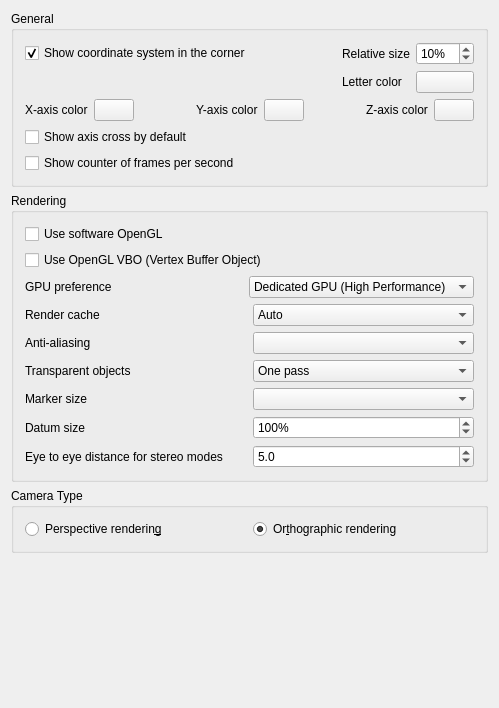
<?xml version="1.0" encoding="UTF-8"?>
<ui version="4.0">
 <class>Gui::Dialog::DlgSettings3DView</class>
 <widget class="QWidget" name="Gui::Dialog::DlgSettings3DView">
  <property name="geometry">
   <rect>
    <x>0</x>
    <y>0</y>
    <width>499</width>
    <height>708</height>
   </rect>
  </property>
  <property name="windowTitle">
   <string>3D View</string>
  </property>
  <layout class="QVBoxLayout" name="verticalLayout_2">
   <item>
    <widget class="QGroupBox" name="GroupBoxGeneral">
     <property name="enabled">
      <bool>true</bool>
     </property>
     <property name="title">
      <string>General</string>
     </property>
     <layout class="QVBoxLayout" name="verticalLayout">
      <item>
       <layout class="QGridLayout" name="gridLayoutCoord">
        <item row="0" column="0">
         <widget class="Gui::PrefCheckBox" name="CheckBox_CornerCoordSystem">
          <property name="toolTip">
           <string>Main coordinate system will always be shown in
lower right corner within opened files</string>
          </property>
          <property name="text">
           <string>Show coordinate system in the corner</string>
          </property>
          <property name="checked">
           <bool>true</bool>
          </property>
          <property name="prefEntry" stdset="0">
           <cstring>CornerCoordSystem</cstring>
          </property>
          <property name="prefPath" stdset="0">
           <cstring>View</cstring>
          </property>
         </widget>
        </item>
        <item row="0" column="1">
         <spacer name="horizontalSpacerCoord">
          <property name="orientation">
           <enum>Qt::Orientation::Horizontal</enum>
          </property>
          <property name="sizeHint" stdset="0">
           <size>
            <width>40</width>
            <height>0</height>
           </size>
          </property>
         </spacer>
        </item>
        <item row="0" column="2">
         <widget class="QLabel" name="labelCoordSize">
          <property name="text">
           <string>Relative size</string>
          </property>
          <property name="alignment">
           <set>Qt::AlignmentFlag::AlignRight|Qt::AlignmentFlag::AlignTrailing|Qt::AlignmentFlag::AlignVCenter</set>
          </property>
         </widget>
        </item>
        <item row="0" column="3">
         <widget class="Gui::PrefSpinBox" name="SpinBox_CornerCoordSystemSize">
          <property name="toolTip">
           <string>Size of main coordinate system representation
in the corner in % of height/width of the viewport</string>
          </property>
          <property name="suffix">
           <string notr="true">%</string>
          </property>
          <property name="minimum">
           <number>2</number>
          </property>
          <property name="maximum">
           <number>100</number>
          </property>
          <property name="value">
           <number>10</number>
          </property>
          <property name="prefEntry" stdset="0">
           <cstring>CornerCoordSystemSize</cstring>
          </property>
          <property name="prefPath" stdset="0">
           <cstring>View</cstring>
          </property>
         </widget>
        </item>
        <item row="1" column="2">
         <widget class="QLabel" name="axisLetterColorLabel">
          <property name="text">
           <string>Letter color</string>
          </property>
         </widget>
        </item>
        <item row="1" column="3">
         <widget class="Gui::PrefColorButton" name="axisLetterColor">
          <property name="toolTip">
           <string>Axis letter and FPS counter color</string>
          </property>
          <property name="color">
           <color>
            <red>0</red>
            <green>0</green>
            <blue>0</blue>
           </color>
          </property>
          <property name="prefEntry" stdset="0">
           <cstring>AxisLetterColor</cstring>
          </property>
          <property name="prefPath" stdset="0">
           <cstring>View</cstring>
          </property>
         </widget>
        </item>
       </layout>
      </item>
      <item>
       <layout class="QHBoxLayout" name="horizontalLayout_2">
        <item>
         <widget class="QLabel" name="xAxisLabel">
          <property name="text">
           <string>X-axis color</string>
          </property>
         </widget>
        </item>
        <item>
         <widget class="Gui::PrefColorButton" name="xAxisColor">
          <property name="text">
           <string/>
          </property>
          <property name="color">
           <color>
            <red>204</red>
            <green>51</green>
            <blue>51</blue>
           </color>
          </property>
          <property name="prefEntry" stdset="0">
           <cstring>AxisXColor</cstring>
          </property>
          <property name="prefPath" stdset="0">
           <cstring>View</cstring>
          </property>
         </widget>
        </item>
        <item>
         <spacer name="horizontalSpacer_2">
          <property name="orientation">
           <enum>Qt::Orientation::Horizontal</enum>
          </property>
          <property name="sizeHint" stdset="0">
           <size>
            <width>40</width>
            <height>20</height>
           </size>
          </property>
         </spacer>
        </item>
        <item>
         <widget class="QLabel" name="yAxisLabel">
          <property name="text">
           <string>Y-axis color</string>
          </property>
         </widget>
        </item>
        <item>
         <widget class="Gui::PrefColorButton" name="yAxisColor">
          <property name="text">
           <string/>
          </property>
          <property name="color">
           <color>
            <red>51</red>
            <green>204</green>
            <blue>51</blue>
           </color>
          </property>
          <property name="prefEntry" stdset="0">
           <cstring>AxisYColor</cstring>
          </property>
          <property name="prefPath" stdset="0">
           <cstring>View</cstring>
          </property>
         </widget>
        </item>
        <item>
         <spacer name="horizontalSpacer_3">
          <property name="orientation">
           <enum>Qt::Orientation::Horizontal</enum>
          </property>
          <property name="sizeHint" stdset="0">
           <size>
            <width>40</width>
            <height>20</height>
           </size>
          </property>
         </spacer>
        </item>
        <item>
         <widget class="QLabel" name="zAxisLabel">
          <property name="text">
           <string>Z-axis color</string>
          </property>
         </widget>
        </item>
        <item>
         <widget class="Gui::PrefColorButton" name="zAxisColor">
          <property name="text">
           <string/>
          </property>
          <property name="color">
           <color>
            <red>51</red>
            <green>51</green>
            <blue>204</blue>
           </color>
          </property>
          <property name="prefEntry" stdset="0">
           <cstring>AxisZColor</cstring>
          </property>
          <property name="prefPath" stdset="0">
           <cstring>View</cstring>
          </property>
         </widget>
        </item>
       </layout>
      </item>
      <item>
       <widget class="Gui::PrefCheckBox" name="CheckBox_ShowAxisCross">
        <property name="toolTip">
         <string>Axis cross will be shown by default at file
opening or creation</string>
        </property>
        <property name="text">
         <string>Show axis cross by default</string>
        </property>
        <property name="prefEntry" stdset="0">
         <cstring>ShowAxisCross</cstring>
        </property>
        <property name="prefPath" stdset="0">
         <cstring>View</cstring>
        </property>
       </widget>
      </item>
      <item>
       <widget class="Gui::PrefCheckBox" name="CheckBox_ShowFPS">
        <property name="toolTip">
         <string>Time needed for last operation and resulting frame rate
will be shown at the lower left corner in opened files</string>
        </property>
        <property name="text">
         <string>Show counter of frames per second</string>
        </property>
        <property name="prefEntry" stdset="0">
         <cstring>ShowFPS</cstring>
        </property>
        <property name="prefPath" stdset="0">
         <cstring>View</cstring>
        </property>
       </widget>
      </item>
     </layout>
    </widget>
   </item>
   <item>
    <widget class="QGroupBox" name="GroupBox12">
     <property name="enabled">
      <bool>true</bool>
     </property>
     <property name="title">
      <string>Rendering</string>
     </property>
     <layout class="QVBoxLayout" name="verticalLayout_3">
      <item>
       <widget class="Gui::PrefCheckBox" name="CheckBox_use_SW_OpenGL">
        <property name="toolTip">
         <string>This option is useful for troubleshooting graphics card and driver problems.
Changing this option requires a restart of the application.</string>
        </property>
        <property name="text">
         <string>Use software OpenGL</string>
        </property>
        <property name="prefEntry" stdset="0">
         <cstring>UseSoftwareOpenGL</cstring>
        </property>
        <property name="prefPath" stdset="0">
         <cstring>OpenGL</cstring>
        </property>
       </widget>
      </item>
      <item>
       <widget class="Gui::PrefCheckBox" name="CheckBox_useVBO">
        <property name="toolTip">
         <string>If selected, Vertex Buffer Objects (VBO) will be used.
A VBO is an OpenGL feature that provides methods for uploading
vertex data (position, normal vector, color, etc.) to the graphics card.
VBOs offer substantial performance gains because the data resides
in the graphics memory rather than the system memory and so it
can be rendered directly by the GPU.

Note: Sometimes this feature may lead to a host of different
issues ranging from graphical anomalies to GPU crash bugs. Remember to
report this setting as enabled when seeking support.</string>
        </property>
        <property name="text">
         <string>Use OpenGL VBO (Vertex Buffer Object)</string>
        </property>
        <property name="prefEntry" stdset="0">
         <cstring>UseVBO</cstring>
        </property>
        <property name="prefPath" stdset="0">
         <cstring>View</cstring>
        </property>
       </widget>
      </item>
      <item>
       <layout class="QHBoxLayout" name="gpuPreferenceLayout">
        <item>
         <widget class="QLabel" name="gpuPreferenceLabel">
          <property name="text">
           <string>GPU preference</string>
          </property>
         </widget>
        </item>
        <item>
         <widget class="Gui::PrefComboBox" name="comboBox_gpuPreference">
          <property name="toolTip">
           <string>Select which GPU to prefer for rendering.
Dedicated GPU (default) requests the discrete/high-performance GPU on laptops with switchable graphics (NVIDIA Optimus / AMD PowerXpress).
Integrated GPU may save battery on laptops.
Changing this option requires a restart of the application.</string>
          </property>
          <item>
           <property name="text">
            <string>Dedicated GPU (High Performance)</string>
           </property>
          </item>
          <item>
           <property name="text">
            <string>Integrated GPU (Power Saving)</string>
           </property>
          </item>
          <property name="prefEntry" stdset="0">
           <cstring>GpuPreference</cstring>
          </property>
          <property name="prefPath" stdset="0">
           <cstring>OpenGL</cstring>
          </property>
         </widget>
        </item>
       </layout>
      </item>
      <item>
       <layout class="QGridLayout" name="gridLayout">
        <item row="0" column="0">
         <widget class="QLabel" name="renderCacheLabel">
          <property name="text">
           <string>Render cache</string>
          </property>
         </widget>
        </item>
        <item row="5" column="0">
         <widget class="QLabel" name="textLabel1">
          <property name="text">
           <string>Eye to eye distance for stereo modes</string>
          </property>
         </widget>
        </item>
        <item row="0" column="1">
         <widget class="QComboBox" name="renderCache">
          <property name="minimumSize">
           <size>
            <width>120</width>
            <height>0</height>
           </size>
          </property>
          <property name="toolTip">
           <string>'Render caching' is another way to say 'Rendering acceleration'.
There are 3 options available to achieve this:
1) 'Auto' (default), let Coin3D decide where to cache.
2) 'Distributed', manually turn on cache for all view provider root node.
3) 'Centralized', manually turn off cache in all nodes of all view provider, and
only cache at the scene graph root node. This offers the fastest rendering speed
but slower response to any scene changes.</string>
          </property>
          <property name="currentIndex">
           <number>0</number>
          </property>
          <item>
           <property name="text">
            <string>Auto</string>
           </property>
          </item>
          <item>
           <property name="text">
            <string>Distributed</string>
           </property>
          </item>
          <item>
           <property name="text">
            <string>Centralized</string>
           </property>
          </item>
         </widget>
        </item>
        <item row="1" column="1">
         <widget class="QComboBox" name="comboAliasing">
          <property name="minimumSize">
           <size>
            <width>120</width>
            <height>0</height>
           </size>
          </property>
          <property name="toolTip">
           <string>Method of multisample anti-aliasing</string>
          </property>
         </widget>
        </item>
        <item row="1" column="0">
         <widget class="QLabel" name="aliasingLAbel">
          <property name="text">
           <string>Anti-aliasing</string>
          </property>
         </widget>
        </item>
        <item row="5" column="1">
         <widget class="Gui::PrefDoubleSpinBox" name="FloatSpinBox_EyeDistance">
          <property name="minimumSize">
           <size>
            <width>120</width>
            <height>0</height>
           </size>
          </property>
          <property name="toolTip">
           <string>Eye-to-eye distance used for stereo projections.
The specified value is a factor that will be multiplied with the
bounding box size of the 3D object that is currently displayed.</string>
          </property>
          <property name="decimals">
           <number>1</number>
          </property>
          <property name="minimum">
           <double>0.100000000000000</double>
          </property>
          <property name="maximum">
           <double>1000.000000000000000</double>
          </property>
          <property name="singleStep">
           <double>2.000000000000000</double>
          </property>
          <property name="value">
           <double>5.000000000000000</double>
          </property>
          <property name="prefEntry" stdset="0">
           <cstring>EyeDistance</cstring>
          </property>
          <property name="prefPath" stdset="0">
           <cstring>View</cstring>
          </property>
         </widget>
        </item>
        <item row="2" column="1">
         <widget class="Gui::PrefComboBox" name="comboTransparentRender">
          <property name="minimumSize">
           <size>
            <width>120</width>
            <height>0</height>
           </size>
          </property>
          <property name="toolTip">
           <string>Render types of transparent objects</string>
          </property>
          <property name="prefEntry" stdset="0">
           <cstring>TransparentObjectRenderType</cstring>
          </property>
          <property name="prefPath" stdset="0">
           <cstring>View</cstring>
          </property>
          <item>
           <property name="text">
            <string>One pass</string>
           </property>
          </item>
          <item>
           <property name="text">
            <string>Backface pass</string>
           </property>
          </item>
         </widget>
        </item>
        <item row="2" column="0">
         <widget class="QLabel" name="transparentRenderLabel">
          <property name="toolTip">
           <string/>
          </property>
          <property name="text">
           <string>Transparent objects</string>
          </property>
         </widget>
        </item>
        <item row="3" column="0">
         <widget class="QLabel" name="markerSizeLabel">
          <property name="toolTip">
           <string/>
          </property>
          <property name="text">
           <string>Marker size</string>
          </property>
         </widget>
        </item>
        <item row="3" column="1">
         <widget class="QComboBox" name="boxMarkerSize">
          <property name="minimumSize">
           <size>
            <width>120</width>
            <height>0</height>
           </size>
          </property>
          <property name="toolTip">
           <string>Size of vertices in the Sketcher, TechDraw and other workbenches</string>
          </property>
         </widget>
        </item>
        <item row="4" column="0">
         <widget class="QLabel" name="markerSizeLabel_2">
          <property name="toolTip">
           <string/>
          </property>
          <property name="text">
           <string>Datum size</string>
          </property>
         </widget>
        </item>
        <item row="4" column="1">
         <widget class="Gui::PrefDoubleSpinBox" name="FloatSpinBox_DatumScale">
          <property name="minimumSize">
           <size>
            <width>120</width>
            <height>0</height>
           </size>
          </property>
          <property name="toolTip">
           <string>Size of core datum objects</string>
          </property>
          <property name="suffix">
           <string>%</string>
          </property>
          <property name="decimals">
           <number>0</number>
          </property>
          <property name="minimum">
           <double>0.000000000000000</double>
          </property>
          <property name="maximum">
           <double>400.000000000000000</double>
          </property>
          <property name="singleStep">
           <double>5.000000000000000</double>
          </property>
          <property name="value">
           <double>100.000000000000000</double>
          </property>
          <property name="prefEntry" stdset="0">
           <cstring>DatumScale</cstring>
          </property>
          <property name="prefPath" stdset="0">
           <cstring>View</cstring>
          </property>
         </widget>
        </item>
       </layout>
      </item>
     </layout>
    </widget>
   </item>
   <item>
    <widget class="QGroupBox" name="groupBoxCamera">
     <property name="title">
      <string>Camera Type</string>
     </property>
     <layout class="QGridLayout" name="gridLayout1">
      <property name="leftMargin">
       <number>11</number>
      </property>
      <property name="topMargin">
       <number>11</number>
      </property>
      <property name="rightMargin">
       <number>11</number>
      </property>
      <property name="bottomMargin">
       <number>11</number>
      </property>
      <property name="spacing">
       <number>6</number>
      </property>
      <item row="0" column="0">
       <widget class="Gui::PrefRadioButton" name="radioPerspective">
        <property name="toolTip">
         <string>Objects will appear in a perspective projection</string>
        </property>
        <property name="text">
         <string>Perspective renderin&amp;g</string>
        </property>
        <property name="prefEntry" stdset="0">
         <cstring>Perspective</cstring>
        </property>
        <property name="prefPath" stdset="0">
         <cstring>View</cstring>
        </property>
       </widget>
      </item>
      <item row="0" column="1">
       <widget class="Gui::PrefRadioButton" name="radioOrthographic">
        <property name="toolTip">
         <string>Objects will be in orthographic projection</string>
        </property>
        <property name="text">
         <string>Or&amp;thographic rendering</string>
        </property>
        <property name="checked">
         <bool>true</bool>
        </property>
        <property name="prefEntry" stdset="0">
         <cstring>Orthographic</cstring>
        </property>
        <property name="prefPath" stdset="0">
         <cstring>View</cstring>
        </property>
       </widget>
      </item>
     </layout>
    </widget>
   </item>
   <item>
    <spacer>
     <property name="orientation">
      <enum>Qt::Orientation::Vertical</enum>
     </property>
     <property name="sizeHint" stdset="0">
      <size>
       <width>455</width>
       <height>16</height>
      </size>
     </property>
    </spacer>
   </item>
  </layout>
 </widget>
 <layoutdefault spacing="6" margin="11"/>
 <customwidgets>
  <customwidget>
   <class>Gui::ColorButton</class>
   <extends>QPushButton</extends>
   <header>Gui/Widgets.h</header>
  </customwidget>
  <customwidget>
   <class>Gui::PrefSpinBox</class>
   <extends>QSpinBox</extends>
   <header>Gui/PrefWidgets.h</header>
  </customwidget>
  <customwidget>
   <class>Gui::PrefColorButton</class>
   <extends>Gui::ColorButton</extends>
   <header>Gui/PrefWidgets.h</header>
  </customwidget>
  <customwidget>
   <class>Gui::PrefRadioButton</class>
   <extends>QRadioButton</extends>
   <header>Gui/PrefWidgets.h</header>
  </customwidget>
  <customwidget>
   <class>Gui::PrefCheckBox</class>
   <extends>QCheckBox</extends>
   <header>Gui/PrefWidgets.h</header>
  </customwidget>
  <customwidget>
   <class>Gui::PrefComboBox</class>
   <extends>QComboBox</extends>
   <header>Gui/PrefWidgets.h</header>
  </customwidget>
  <customwidget>
   <class>Gui::PrefDoubleSpinBox</class>
   <extends>QDoubleSpinBox</extends>
   <header>Gui/PrefWidgets.h</header>
  </customwidget>
 </customwidgets>
 <resources/>
 <connections>
  <connection>
   <sender>CheckBox_CornerCoordSystem</sender>
   <signal>toggled(bool)</signal>
   <receiver>SpinBox_CornerCoordSystemSize</receiver>
   <slot>setEnabled(bool)</slot>
   <hints>
    <hint type="sourcelabel">
     <x>20</x>
     <y>20</y>
    </hint>
    <hint type="destinationlabel">
     <x>20</x>
     <y>20</y>
    </hint>
   </hints>
  </connection>
  <connection>
   <sender>CheckBox_CornerCoordSystem</sender>
   <signal>toggled(bool)</signal>
   <receiver>axisLetterColor</receiver>
   <slot>setEnabled(bool)</slot>
   <hints>
    <hint type="sourcelabel">
     <x>20</x>
     <y>20</y>
    </hint>
    <hint type="destinationlabel">
     <x>20</x>
     <y>20</y>
    </hint>
   </hints>
  </connection>
 </connections>
</ui>
